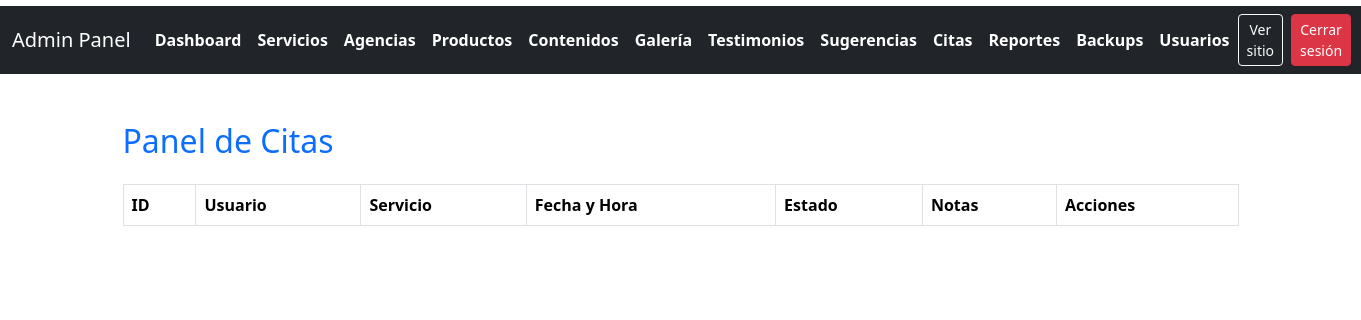
/public/admin/citas.php (signed in), run on an earlier commit of the app's database.
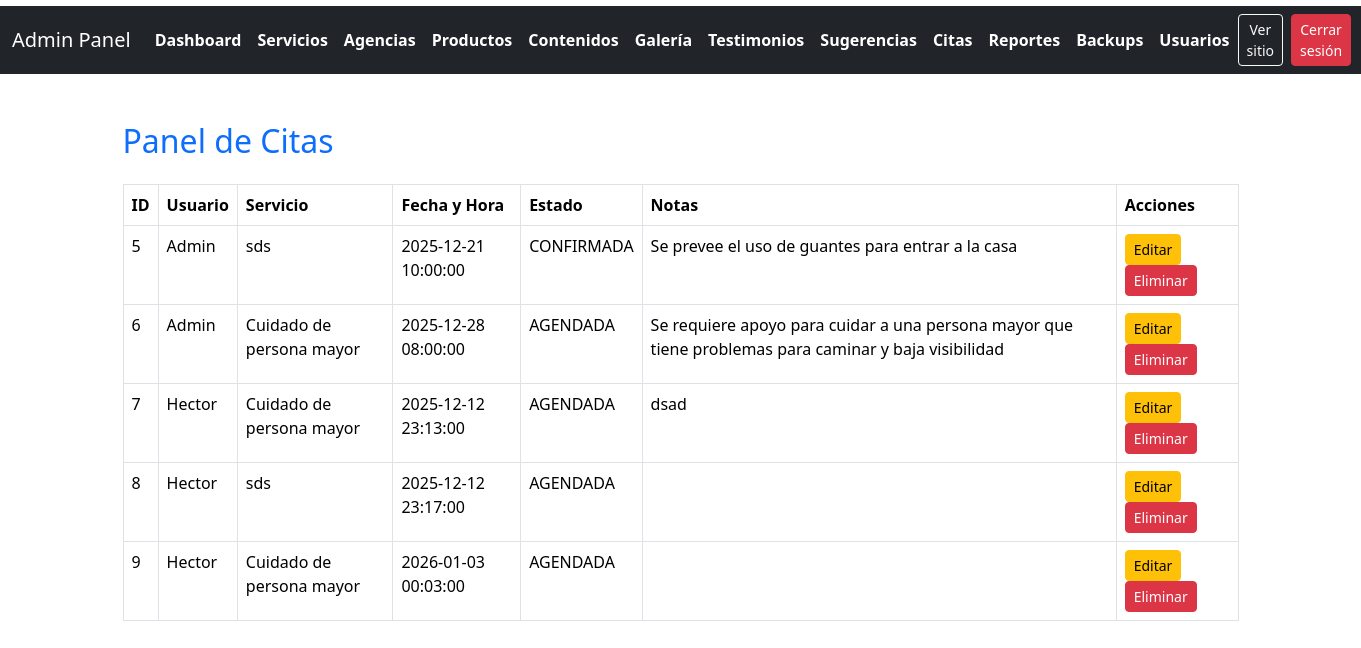
And on a later commit of the database.
### tables this page shows
CREATE TABLE `cita` (
  `idCita` int(11) NOT NULL,
  `Usuario_idUsuario` int(11) NOT NULL,
  `Servicio_idServicio` int(11) NOT NULL,
  `FechaHora` datetime NOT NULL,
  `Estado` enum('PENDIENTE','AGENDADA','CONFIRMADA','CANCELADA','REALIZADA') DEFAULT 'PENDIENTE',
  `Notas` text NOT NULL,
  `FechaRegistro` datetime NOT NULL DEFAULT current_timestamp()
);

CREATE TABLE `usuario` (
  `idUsuario` int(11) NOT NULL,
  `Nombre` varchar(60) NOT NULL,
  `ApellidoP` varchar(60) NOT NULL,
  `ApellidoM` varchar(60) NOT NULL,
  `Email` varchar(100) NOT NULL,
  `PasswordHash` varchar(255) NOT NULL,
  `Telefono` varchar(25) NOT NULL,
  `FechaRegistro` datetime NOT NULL DEFAULT current_timestamp(),
  `Activo` tinyint(1) NOT NULL DEFAULT 1,
  `Tipo` varchar(45) NOT NULL,
  `FechaActualizacion` datetime DEFAULT NULL,
  `IntentosFallidos` int(11) NOT NULL DEFAULT 0,
  `BloqueadoHasta` datetime DEFAULT NULL,
  `PasswordResetToken` varchar(64) DEFAULT NULL,
  `PasswordResetExpires` datetime DEFAULT NULL
);

CREATE TABLE `servicio` (
  `idServicio` int(11) NOT NULL,
  `Nombre` varchar(120) NOT NULL,
  `Descripcion` text NOT NULL,
  `Costo` decimal(10,2) DEFAULT 0.00,
  `Agencia_idAgencia` int(11) DEFAULT NULL,
  `Imagen` varchar(512) DEFAULT NULL,
  `Activo` tinyint(1) DEFAULT 1,
  `FechaCreacion` datetime NOT NULL DEFAULT current_timestamp(),
  `FechaActualizacion` datetime DEFAULT NULL ON UPDATE current_timestamp()
);

### app/models/Cita.php (called while the page is built, shortened)
<?php
class Cita {
    public static function getAll($pdo) {
        $sql = 'SELECT c.*, u.Nombre AS Usuario, s.Nombre AS Servicio FROM Cita c
                INNER JOIN Usuario u ON c.Usuario_idUsuario = u.idUsuario
                INNER JOIN Servicio s ON c.Servicio_idServicio = s.idServicio';
        $stmt = $pdo->query($sql);
        return $stmt->fetchAll();
    }
}
?>

### public/admin/citas.php (the view, shortened to what this page needs)
<?php
require_once '../../app/config/db.php';
require_once '../../app/models/Cita.php';
$citas = Cita::getAll($pdo);
?>
<!DOCTYPE html>
<html lang="es">
<head>
    <link rel="stylesheet" href="../assets/css/style.css">
    <link href="https://cdn.jsdelivr.net/npm/bootstrap@5.3.2/dist/css/bootstrap.min.css" rel="stylesheet">
</head>
<body>
<?php include __DIR__ . '/partials/admin_nav.php'; ?>
    <div class="container py-5">
        <h2 class="text-primary mb-4">Panel de Citas</h2>
        <table class="table table-bordered table-hover">
            <thead>
                <tr>
                    <th>ID</th>
                    <th>Usuario</th>
                    <th>Servicio</th>
                    <th>Fecha y Hora</th>
                    <th>Estado</th>
                    <th>Notas</th>
                    <th>Acciones</th>
                </tr>
            </thead>
            <tbody>
                <?php foreach ($citas as $c): ?>
                <tr>
                    <td><?= $c['idCita'] ?></td>
                    <td><?= $c['Usuario'] ?></td>
                    <td><?= $c['Servicio'] ?></td>
                    <td><?= $c['FechaHora'] ?></td>
                    <td><?= $c['Estado'] ?></td>
                    <td><?= $c['Notas'] ?></td>
                    <td>
                        <a href="../admin/cita_editar.php?id=<?= $c['idCita'] ?>" class="btn btn-sm btn-warning">Editar</a>
                        <a href="citas.php?eliminar=<?= $c['idCita'] ?>" class="btn btn-sm btn-danger" onclick="return confirm('¿Eliminar cita?')">Eliminar</a>
                    </td>
                </tr>
                <?php endforeach; ?>
            </tbody>
        </table>
    </div>
</body>
</html>

What changed in the data, as far as the page shows it:
added cita: idCita "5", Usuario_idUsuario.Nombre "Admin", Servicio_idServicio.Nombre "sds", FechaHora "2025-12-21 10:00:00", Estado "CONFIRMADA", Notas "Se prevee el uso de guantes para entrar a la casa"
added cita: idCita "6", Usuario_idUsuario.Nombre "Admin", Servicio_idServicio.Nombre "Cuidado de persona mayor", FechaHora "2025-12-28 08:00:00", Estado "AGENDADA", Notas "Se requiere apoyo para cuidar a una persona mayor que tiene problemas para caminar y baja visibilidad"
added cita: idCita "7", Usuario_idUsuario.Nombre "Hector", Servicio_idServicio.Nombre "Cuidado de persona mayor", FechaHora "2025-12-12 23:13:00", Estado "AGENDADA", Notas "dsad"
added cita: idCita "8", Usuario_idUsuario.Nombre "Hector", Servicio_idServicio.Nombre "sds", FechaHora "2025-12-12 23:17:00", Estado "AGENDADA"
added cita: idCita "9", Usuario_idUsuario.Nombre "Hector", Servicio_idServicio.Nombre "Cuidado de persona mayor", FechaHora "2026-01-03 00:03:00", Estado "AGENDADA"
